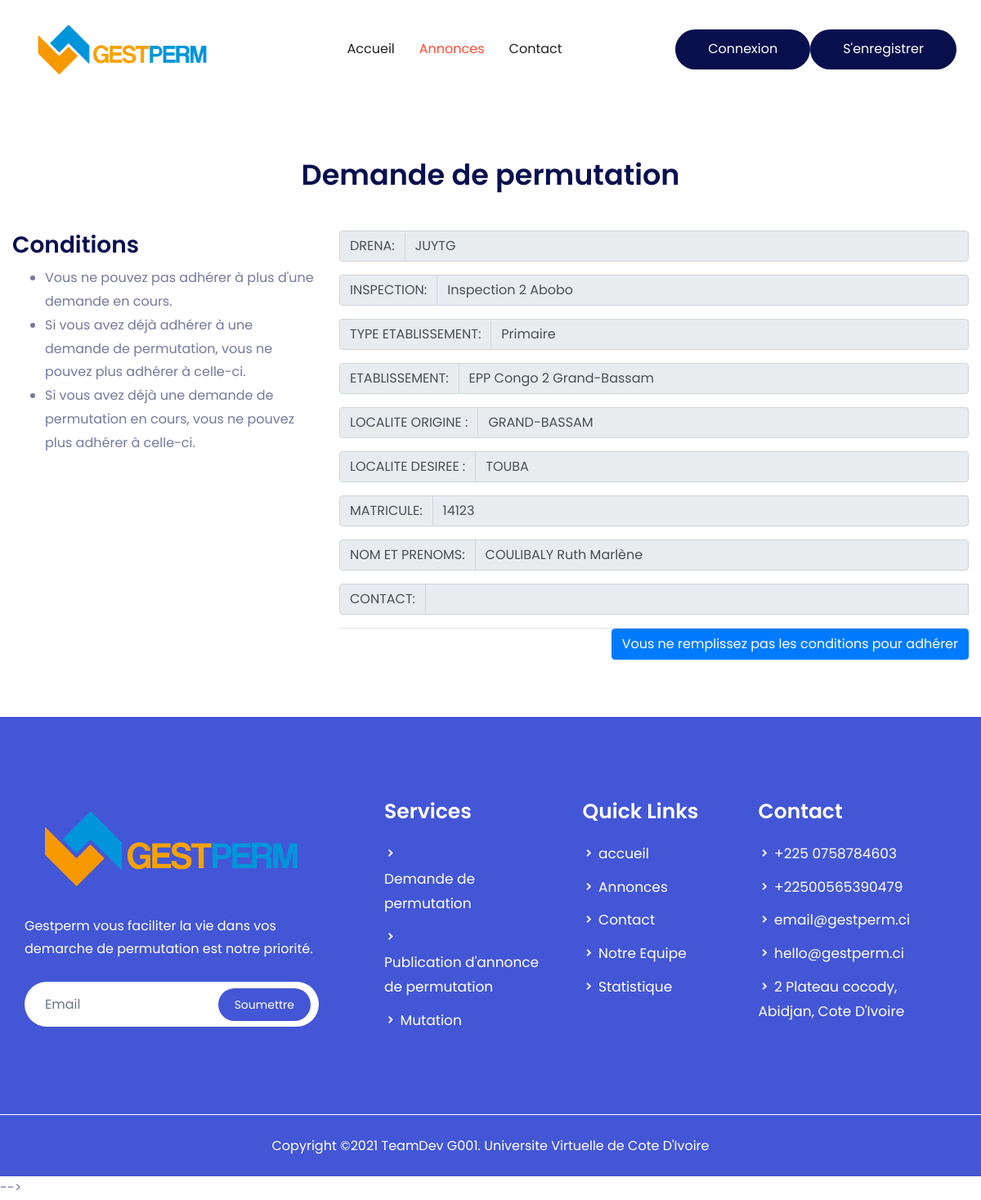
/annonce_details.php?annonce=1, run on an earlier commit of the app's database.
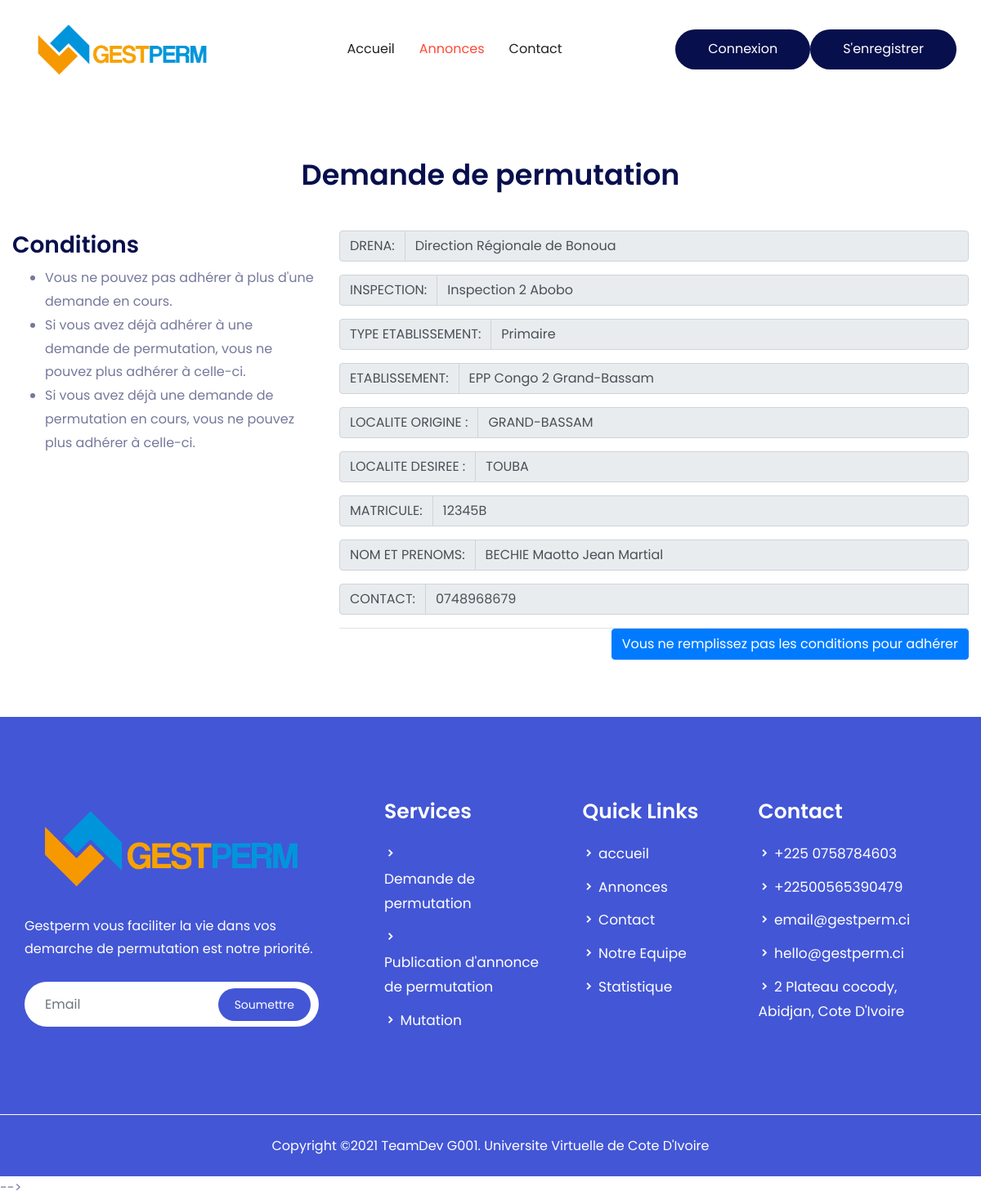
And on a later commit of the database.
### tables this page shows
CREATE TABLE IF NOT EXISTS `directionregionale` (
  `IdDirectionRegionale` int(11) NOT NULL AUTO_INCREMENT,
  `NomDirectionRegionale` varchar(255) NOT NULL,
  `TelDirectionRegionale` varchar(255) NOT NULL,
  `EmailDirectionRegionale` varchar(255) NOT NULL,
  `CommuneDirectionRegionale` varchar(255) NOT NULL,
  PRIMARY KEY (`IdDirectionRegionale`)
);

CREATE TABLE IF NOT EXISTS `agent` (
  `IdAgent` int(11) NOT NULL AUTO_INCREMENT,
  `MatriculeAgent` varchar(255) NOT NULL,
  `NomAgent` varchar(255) NOT NULL,
  `PrenomsAgent` varchar(255) NOT NULL,
  `CiviliteAgent` varchar(25) NOT NULL,
  `NomJeuneFilleAgent` varchar(255) NOT NULL DEFAULT '',
  `SexeAgent` varchar(25) NOT NULL,
  `DateNaissanceAgent` date NOT NULL,
  `TelAgent` varchar(25) NOT NULL DEFAULT '',
  `EmailAgent` varchar(255) NOT NULL DEFAULT '',
  `DatePriseServiceAgent` date DEFAULT NULL,
  `SituationMatrimonialeAgent` varchar(255) NOT NULL,
  `DateCreationAgent` date NOT NULL,
  `PasswordAgent` varchar(255) NOT NULL,
  `IdEmploi` int(11) NOT NULL DEFAULT '-1',
  `IdFonction` int(11) NOT NULL DEFAULT '-1',
  `TypeAgent` int(11) NOT NULL DEFAULT '1',
  `IdEcole` int(11) NOT NULL DEFAULT '1',
  `photoAgent` text,
  `signatureAgent` text,
  PRIMARY KEY (`IdAgent`)
);

### class/database.php (called while the page is built, shortened)
<?php
class Database
{
    private static $dbHost = "localhost";
    private static $dbName = "pct_db";
    private static $dbUsername = "root";
    private static $dbUserpassword = "";
    private static $connection = null;
    private static function connect()
    {
        if(self::$connection == null)
        {
            try
            {
              self::$connection = new PDO("mysql:host=" . self::$dbHost . ";dbname=" . self::$dbName , self::$dbUsername, self::$dbUserpassword, array(PDO::MYSQL_ATTR_INIT_COMMAND => 'SET NAMES UTF8' , PDO::ATTR_ERRMODE=>PDO::ERRMODE_WARNING));
            }
            catch(PDOException $e)
            {
                die($e->getMessage());
            }
        }
        return self::$connection;
    }
    private static function disconnect()
    {
        self::$connection = null;
    }
    public static function SelectQuery($query="")
    {
        if ($query<>"")
        {
            $req=self::$connection->prepare($query);
            try
            {
              $req->execute();
            }
            catch(Exception $e)
            {
                var_dump($query);
                die($e->getMessage());
            }
            return $req->fetchAll(PDO::FETCH_OBJ);
        }
        else return "";
    }
}
?>

### annonce_details.php (the view, shortened to what the changed rows need)
<?php
	$get_annonce = htmlspecialchars(htmlentities($_GET["annonce"]));
	$annonce=DataBase::SelectQuery("SELECT * FROM annonce WHERE IdAnnonce='$get_annonce'");
?>
<!doctype html>
<html lang="fr">
    <head>
        <?php require("inc/links.php");?>
    </head>
    <body>
        <section class="portfolio-area pt-70 pb-70">
            <div class="container">
                <div class="scetion-title text-center" >
                    <h2>Demande de permutation</h2>
                </div>
                <div class="row pt-45">
				<div class="row">
                <div class="col-lg-8">
                    <form action="admin/scripts/adhererPermutation.php" method="POST" enctype="multipart/form-data" >
						<div class="form-group">
                            <div class="input-group">
                                <div class="input-group-prepend">
                                    <span class="input-group-text">
                                    </span>
                                </div>
								<?php
                                    $agent=DataBase::SelectQuery("SELECT * FROM agent WHERE IdAgent='".$annonce[0]->IdAgent."'");
									$ecole=DataBase::SelectQuery("SELECT * FROM ecole WHERE IdEcole='".$agent[0]->IdEcole."'");
                                    $inspection=DataBase::SelectQuery("SELECT * FROM inspection WHERE IdInspection='".$ecole[0]->IdInspection."'");
                                    $dren=DataBase::SelectQuery("SELECT * FROM directionregionale WHERE IdDirectionRegionale='".$inspection[0]->IdDirectionRegionale."'");
                                    echo '<input type="text" class="form-control" id="IdAgent" name="IdAgent" disabled="disabled" value="'.$dren[0]->NomDirectionRegionale.'">';
                                ?>
                            </div>
                        </div>
								<?php
									$agent=DataBase::SelectQuery("SELECT * FROM agent WHERE IdAgent='".$annonce[0]->IdAgent."'");
								?>
                        <div class="form-group">
                            <div class="input-group">
                                <div class="input-group-prepend">
                                    <span class="input-group-text">
                                    </span>
                                </div>
                                <input type="text" class="form-control" disabled="disabled" value="<?=$agent[0]->MatriculeAgent?>">
                            </div>
                        </div>
						<div class="form-group">
                            <div class="input-group">
                                <div class="input-group-prepend">
                                    <span class="input-group-text">
                                    </span>
                                </div>
                                <input type="text" class="form-control" disabled="disabled" value="<?=$agent[0]->NomAgent?> <?=$agent[0]->PrenomsAgent?>">
                            </div>
                        </div>
						<div class="form-group">
                            <div class="input-group">
                                <div class="input-group-prepend">
                                    <span class="input-group-text">
                                    </span>
                                </div>
                                <input type="text" class="form-control" disabled="disabled" value="<?=$agent[0]->TelAgent?>">
                            </div>
                        </div>
                    </form>
                </div>
            </div>
                </div>
            </div>
        </section>
    </body>
</html>

What changed in the data, as far as the page shows it:
changed directionregionale: IdAgent "JUYTG" → "Direction Régionale de Bonoua"
changed agent: MatriculeAgent "14123" → "12345B"; NomAgent+PrenomsAgent "COULIBALY Ruth Marlène" → "BECHIE Maotto Jean Martial"; TelAgent (not shown) → "0748968679"
